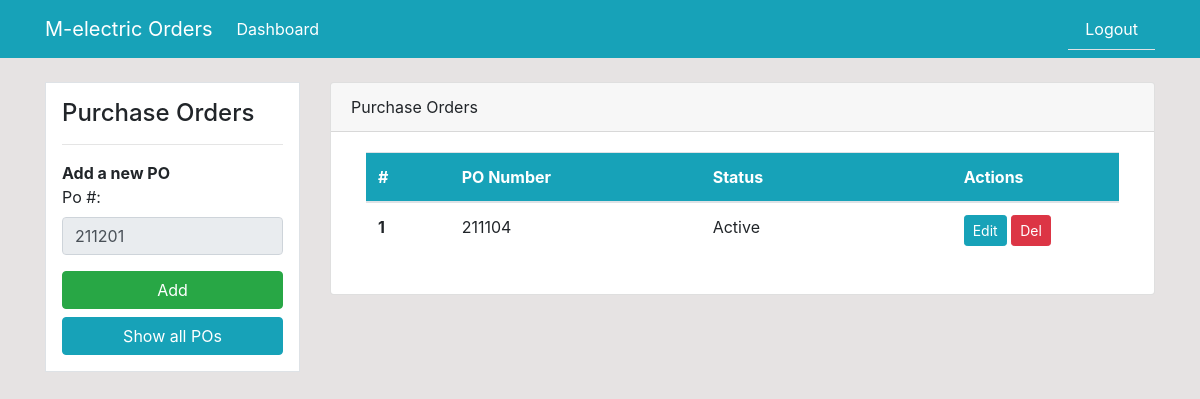
/pos (signed in), run on an earlier commit of the app's database.
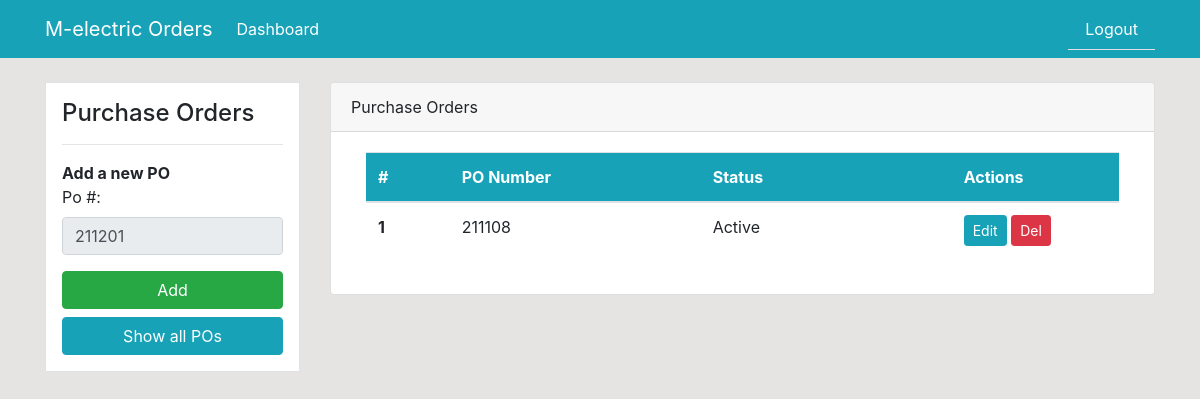
And on a later commit of the database.
### dashboard/models.py (models this page shows)
class Po(models.Model):
	po_number = models.PositiveIntegerField(null=True, default=0)
	status = models.CharField('Status', max_length=50, default='Active', null=True, blank=True)
	created = models.DateTimeField(auto_now_add=True)

### dashboard/views.py (the view, shortened to what this page needs)
# urls.py: path('pos', views.pos, name='pos'),
@login_required
def pos(request):
    new_po_number = 0
    """Render all Purchase Orders from DB"""
    pos_list = Po.objects.all()
    year_list = set()
    for po in pos_list:
        last_po = po
        last_po_number = po.po_number
    month_last_po = str(last_po_number)[2:4]
    current_month = datetime.date.today().month
    current_year = int(str(datetime.date.today().year)[2:4])
    if int(month_last_po) == current_month:
        new_po_number = last_po_number + 1
    else:
        if int(month_last_po) <= 11:
            new_po_number = str(current_year) + str(current_month) + '01'
        else:
            new_po_number = str(current_year + 1) + str(current_month) + '01'
    context = {
        'pos_list': pos_list,
        'new_po_number': new_po_number,
    }
    return render(request, 'dashboard/pos.html', context)

### templates/dashboard/pos.html (shortened to what this page needs)
{% extends 'partials/base.html' %}
{% load crispy_forms_tags %}
{% block content %}
<div class="container">
    <div class="row my-4">
        <div class="col-md-3">
            <div class="border bg-white p-3">
                <h4>Purchase Orders</h4>
                <hr>
                <form method="POST">
                    <div class="form-group">
                        <strong>Add a new PO</strong><br>
                        <label for="formGroupExampleInput">Po #:</label>
                        <input type="text" class="form-control" id="validationCustom01" value="{{new_po_number}}" disabled>
                    </div>
                    <input class="btn btn-success btn-block" type="submit" value="Add">
                    <button class="btn btn-info btn-block" type="button" >Show all POs</button>
                </form>
            </div>
        </div>
        <div class="col-md-9">
            <div class="card">
                <div class="card-header">
                    Purchase Orders
                </div>
                <div class="card-body">
                    <div class="col-md-12">
                        <table class="table bg-white">
                            <thead class="bg-info">
                                <tr class="text-white">
                                    <th scope="col" class="col-1" >#</th>
                                    <th scope="col" class="col-3">PO Number</th>
                                    <th scope="col" class="col-3">Status</th>
                                    <th scope="col" class="col-2">Actions</th>
                                </tr>
                            </thead>
                            <tbody>
                                {% for po in pos_list %}
                                <tr>
                                    <th scope="row">{{ forloop.counter }}</th>
                                    <td>{{ po.po_number }}</td>
                                    <td>{{ po.status }}</td>
                                    <td>
                                        <a class="btn btn-info btn-sm" href="{% url 'po-update' po.id %}">Edit</a>
                                        <a class="btn btn-danger btn-sm" href="{% url 'po-delete' po.id %}">Del</a>
                                    </td>
                                </tr>
                                {% endfor %}
                            </tbody>
                        </table>
                    </div>
                </div>
            </div>
        </div>
    </div>
</div>
{% endblock %}

What changed in the data, as far as the page shows it:
removed Po: po_number "211104", status "Active"
added Po: po_number "211108", status "Active"
